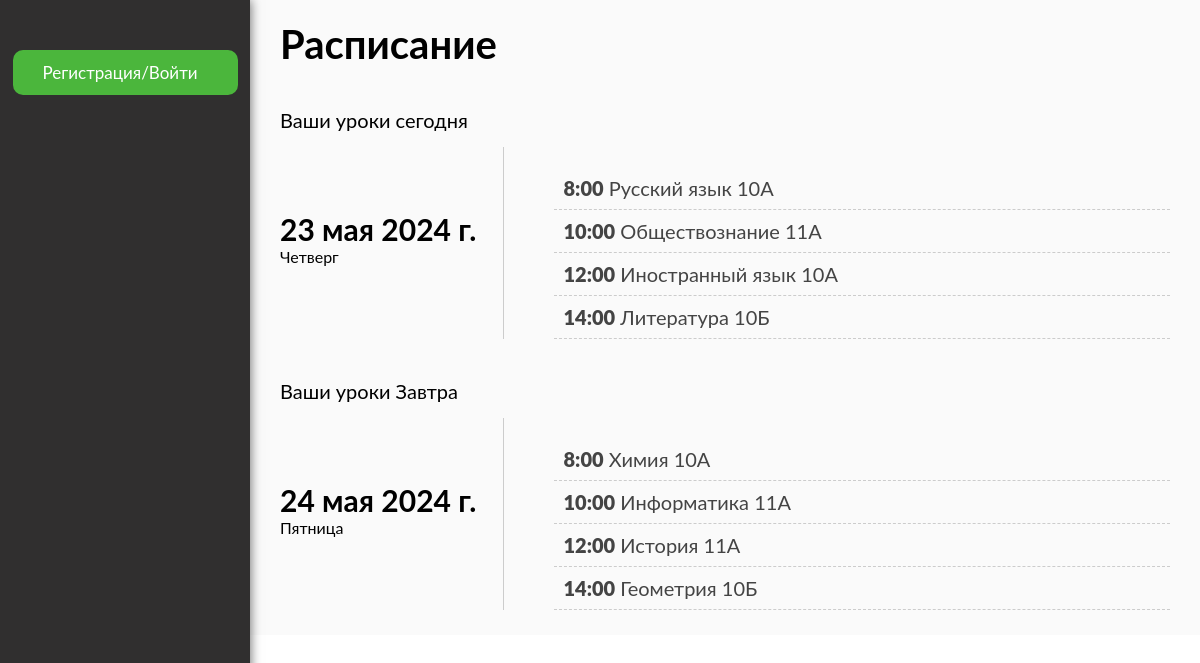
The page / on the database its author committed.
### main/models.py (models this page shows, shortened)
class weeklesson (models.Model):
    lessonday= models.CharField ('Учебный день',  max_length=250)
    lesson_1 = models.ForeignKey('lesson',related_name='Урок_1', on_delete=models.CASCADE)
    group_1 = models.ForeignKey ('group', related_name='Класс_1',on_delete=models.CASCADE, null=True)
    lesson_2 = models.ForeignKey('lesson',related_name='Урок_2', on_delete=models.CASCADE)
    group_2 = models.ForeignKey ('group', related_name='Класс_2',on_delete=models.CASCADE, null=True)
    lesson_3 = models.ForeignKey('lesson',related_name='Урок_3', on_delete=models.CASCADE)
    group_3 = models.ForeignKey ('group', related_name='Класс_3',on_delete=models.CASCADE, null=True)
    lesson_4 = models.ForeignKey('lesson',related_name='Урок_4', on_delete=models.CASCADE)
    group_4 = models.ForeignKey ('group', related_name='Класс_4',on_delete=models.CASCADE, null=True)

class lesson (models.Model):
    lesson = models.CharField('Предмет', max_length=250)
    lesson_type = models.CharField('Категория', max_length=250)
    def __str__(self):
        return self.lesson

class group (models.Model):
    group = models.CharField('Класс', max_length=250)
    group_type = models.CharField('Тип', max_length=250)
    group_number = models.IntegerField('Номер')
    def __str__(self):
        return self.group

### main/views.py (the view)
# urls.py: path('', include('main.urls')),
def main(request):
    lessons = weeklesson.objects.all()
    groups = group.objects.all()
    today = datetime.date(datetime.today())
    tomorrow = datetime.date(datetime.today() + timedelta(days=1))
    weektoday = (datetime.weekday(datetime.today()))+1
    nextweektoday = (datetime.weekday(datetime.today()))+2
    return render(request, 'main/main.html', { 'groups':groups, 'lessons': lessons, 'today': today, 'weektoday': weektoday, 'tomorrow': tomorrow, 'nextweektoday': nextweektoday})

### main/templatetags/main_tags.py (called while the page is built)
@register.simple_tag
def get_menu():
    return menu

### main/templates/main/main.html (shortened to what this page needs)
{% extends 'main/layout.html' %}
{% block content %}
<h1>Расписание</h1>
			<p class="day">Ваши уроки сегодня</p>
      {% if weektoday < 6 %}
      <ul class="main">
        <li class="date">
          <h3>{{ today }}</h3>
          <p>{% for el in lessons %}
            {% if el.id == weektoday %}
              <p>{{ el.lessonday }}</p>
            {% endif %}
            {% endfor %}</p>
          </li>
        <li class= "events">
          <ul class="events-detail">
            <li>
              {% for el in lessons %}
              {% if el.id == weektoday %}
                  <a href="/checking">
                    <span class="event-time">8:00</span>
                    <span class="event-name">{{ el.lesson_1 }}</span>
                    <span class="event-name">{{ el.group_1 }}</span>
              {% endif %}
              {% endfor %}
            </li>
            <li>
              {% for el in lessons %}
              {% if el.id == weektoday %}
                <a href="/checking">
                  <span class="event-time">10:00</span>
                  <span class="event-name">{{ el.lesson_2 }}</span>
                  <span class="event-name">{{ el.group_2 }}</span>
                </a>
              {% endif %}
              {% endfor %}
            </li>
            <li>
              {% for el in lessons %}
              {% if el.id == weektoday %}
                <a href="/checking">
                  <span class="event-time">12:00</span>
                  <span class="event-name">{{ el.lesson_3 }}</span>
                  <span class="event-name">{{ el.group_3 }}</span>
                </a>
              {% endif %}
              {% endfor %}
            </li>
            <li>
              {% for el in lessons %}
              {% if el.id == weektoday %}
                <a href="/checking">
                  <span class="event-time">14:00</span>
                  <span class="event-name">{{ el.lesson_4 }}</span>
                  <span class="event-name">{{ el.group_4 }}</span>
                </a>
              {% endif %}
              {% endfor %}
            </li>
          </ul>
        </li>
      </ul>
      {% else %}
      <p class="lessonplan">Уроков на завтра нет</p>
      {% endif %}
      <p class="day">Ваши уроки Завтра</p>
      {% if nextweektoday < 6 %}
      <ul class="main">
        <li class="date">
          <h3>{{ tomorrow }}</h3>
          <p>{% for el in lessons %}
            {% if el.id == nextweektoday %}
              <p>{{ el.lessonday }}</p>
            {% endif %}
            {% endfor %}</p>
          </li>
        <li class= "events">
          <ul class="events-detail">
            <li>
              {% for el in lessons %}
              {% if el.id == nextweektoday %}
                <a href="">
                  <span class="event-time">8:00</span>
                  <span class="event-name">{{ el.lesson_1 }}</span>
                  <span class="event-name">{{ el.group_1 }}</span>
                </a>
              {% endif %}
              {% endfor %}
            </li>
            <li>
              {% for el in lessons %}
              {% if el.id == nextweektoday %}
                <a href="">
                <a href="#">
                  <span class="event-time">10:00</span>
                  <span class="event-name">{{ el.lesson_2 }}</span>
                  <span class="event-name">{{ el.group_2 }}</span>
                </a>
              {% endif %}
              {% endfor %}
            </li>
            <li>
              {% for el in lessons %}
              {% if el.id == nextweektoday %}
                <a href="">
                  <span class="event-time">12:00</span>
                  <span class="event-name">{{ el.lesson_3 }}</span>
                  <span class="event-name">{{ el.group_3 }}</span>
                </a>
              {% endif %}
              {% endfor %}
            </li>
            <li>
              {% for el in lessons %}
              {% if el.id == nextweektoday %}
                <a href="">
                  <span class="event-time">14:00</span>
                  <span class="event-name">{{ el.lesson_4 }}</span>
                  <span class="event-name">{{ el.group_4 }}</span>
                </a>
              {% endif %}
              {% endfor %}
            </li>
          </ul>
        </li>
      </ul>
      {% else %}
      <p class="lessonplan">Уроков на завтра нет</p>
      {% endif %}
{% endblock %}

### main/templates/main/layout.html (shortened to what this page needs)
{% load static %}
{% load main_tags %}
<!DOCTYPE html>
<html lang="en">
<head>
    <link rel="stylesheet" href="{% static 'main/css/style3.css' %}">
    <link rel="stylesheet" href="{% static 'main/css/style_table.css' %}">
</head>
<body>
	<div class="container">
	{% get_menu as menu %}
		<div class="sidebar">
			<nav>
				{% if user.is_authenticated %}
				<a href="/users/profile/" class="account"></a>
				<div class="name_logout">
					<a href="#">{{ user.username }}</a>
					<a href="/users/logout" class="loginnutton">Выйти</a>
				</div>
				<ul>
					{% for m in menu %}
						<li><a href="{% url m.url_name %}"> {{ m.title }}</a></li>
					{% endfor %}
				</ul>
				{% else %}
				<a href="/users/login" class="loginnutton nonreg">Регистрация/Войти</a>
				{% endif %}
			</nav>
		</div>
		<div class="main-content">
		{% block content %}
        {% endblock %}
		</div>
	</div>
</body>
</html>

### main/static/main/css/style3.css (style rules this page uses)
* { margin: 0; padding: 0; box-sizing: border-box; }
body, html { font-family: 'Lato', sans-serif; font-size: 20px; height: 100%; position: relative; }
a { color: #fff; text-decoration: none; }
.container { width: 100%; height: 100%; position: relative; }
.sidebar { width: 250px; background-color: #302F2F; position: fixed; top: 0px; left: 0; bottom: 0; box-shadow: 1px 0px 10px #777; }
.sidebar nav > a { display: inline-block; padding-left: 30px; transition: all 0.2s; }
.main-content { background-color: #fafafa; width: calc(100% - 250px); height: 100%; margin-left: 250px; padding: 20px 30px; }
ul.main { list-style: none; width: 100%; margin: 5px auto; height: fit-content; display: grid; grid-template-columns: 1fr 3fr; }
h3 { padding: 0; margin: 0; }
.date { width: 100%; float: left; align-self: center; }
h3 { font-size: 30px; }
.date p { font-size: .8em; }
.events { float: left; width: 100%; border-left: 1px solid #ccc; margin-top: 10px; padding-left: 50px; padding-top: 3%; }
.events-detail li { padding: 10px; border-bottom: 1px dashed #ccc; line-height: 22px; transition: ease .4s all; }
.event-time { font-weight: 900; }
.events-detail li a { text-decoration: none; color: #444; width: 100%; height: 100%; display: block; }
.day { margin-top: 40px; }
.loginnutton { background-color: rgb(75, 182, 60); color: white; width: 90%; margin-left: 5%; font-size: 17px; padding: 12px; border-radius: 10px; margin-bottom: 25px; }

### main/static/main/css/style_table.css (style rules this page uses)
.container { overflow: hidden; height: auto; }
.container { position: relative; z-index: 1; margin: 0 auto; }
.container:before, .container:after { content: ""; display: block; clear: both; }
ul { list-style-type: none; }
.nonreg { margin-top: 50px; }

### rows shown on the page
weeklesson: lessonday "Четверг", lesson_1 "Русский язык", group_1 "10А", lesson_2 "Обществознание", group_2 "11А", lesson_3 "Иностранный язык", group_3 "10А", lesson_4 "Литература", group_4 "10Б"
weeklesson: lessonday "Пятница", lesson_1 "Химия", group_1 "10А", lesson_2 "Информатика", group_2 "11А", lesson_3 "История", group_3 "11А", lesson_4 "Геометрия", group_4 "10Б"
